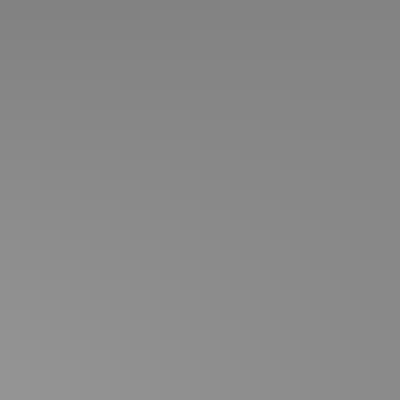
Frame 1 (no input)
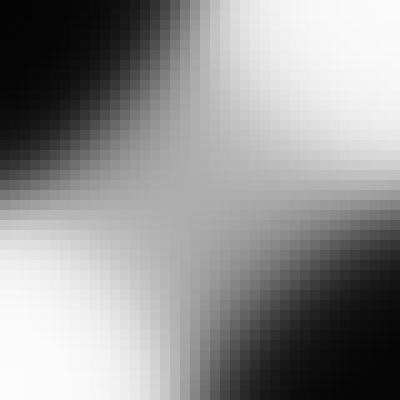
Frame 60 (no input)
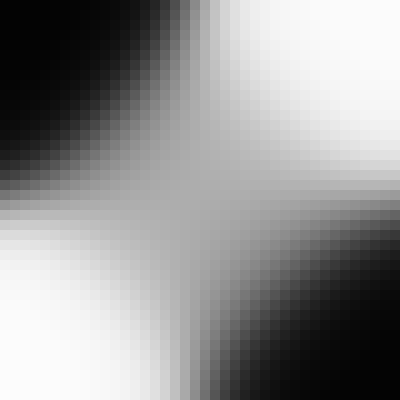
Frame 120 (the mouse pressed at the canvas centre since frame 60)

The p5.js sketch that drew these frames (run headless with seeded random() and noise() and a simulated clock; from frame 60 on, the mouse is pressed at the canvas centre):

// p5.js sketch
// ── sketch.js
let nn;
var lr_slider;
var training_data =[
  {
    inputs:[1,0],
    targets:[1]
  },
  {
    inputs:[0,1],
    targets:[1]
  },
  {
    inputs:[0,0],
    targets:[0]
  },
  {
    inputs:[1,1],
    targets:[0]
  }
]

function setup(){
    createCanvas(400,400);
    nn = new NeuronalNetwork(2,4,1);
    lr_slider = createSlider(0.01,0.5,0.1,0.01);
}

function draw(){
  background(0);
  for (var i = 0; i < 1000; i++) {
    let data = random(training_data);
    nn.train(data.inputs,data.targets);
  }

  nn.setLearningRate(lr_slider.value());

  let resolution = 10;
  let cols =  width /resolution;
  let rows = height / resolution;
  for (var i = 0; i < cols; i++) {
    for (var j = 0; j < rows; j++) {
      let x1 = i / cols;
      let x2 = j/ rows;
      let inputs= [x1,x2];
      let y = nn.predict(inputs);
      noStroke();
      fill(y*255)
      rect(i*resolution,j*resolution,resolution,resolution)
    }
  }


}

// ── main.js
var traning_data =[
  {
    inputs:[1,0],
    targets:[1]
  },
  {
    inputs:[0,1],
    targets:[1]
  },
  {
    inputs:[0,0],
    targets:[0]
  },
  {
    inputs:[1,1],
    targets:[0]
  }
]

function setup(){
 // let a =  new Matrix(2,3);
 // a.randomize().add(1).print();
 //
 // function dubleIt(x){
 //   return x * 2;
 // }
 //
 // a.map(dubleIt).print();

 // let b = new Matrix(3,2);
 // b.randomize().add(1);
 // a.print()
 // b.print()
 // let c =  Matrix.multiply(a,b);
 // c.print()

/*let a =  new Matrix(2,3);
  a.randomize();
 let b = a.transpose();
  console.table(a.data)
  console.table(b.data)*/


  let nn = new NeuronalNetwork(2,2,1);
  let inputs= [1,0];
  let target = [1];

  for (var i = 0; i < 50000; i++) {
     let data  = random(traning_data);
      nn.train(data.inputs,data.targets);
  }
  let test1 = nn.feedforward([1,0])
  let test2 = nn.feedforward([0,1])
  let test3 = nn.feedforward([1,1])
  let test4 = nn.feedforward([0,0])

  console.log(test1[0],"RND: ",Math.round(test1[0])," = ", 1);
  console.log(test2[0],"RND: ",Math.round(test2[0])," = ", 1);
  console.log(test3[0],"RND: ",Math.round(test3[0])," = ", 0);
  console.log(test4[0],"RND: ",Math.round(test4[0])," = ", 0);

}

function draw(){



}

// ── matrix.js

class Matrix{

  constructor(rows,cols){
    this.rows = rows;
    this.cols = cols;
    this.data = [];

    for (let i = 0; i < this.rows; i++) {
        this.data[i] = [];
      for (let j = 0; j < this.cols; j++) {
        this.data[i][j] = 0;
      }
    }
  }

  static fromArray(arr){
    let m = new Matrix(arr.length,1);
    for (var i = 0; i < arr.length; i++) {
      m.data[i][0] = arr[i];
    }
    return m;
  }

  static substract(a,b){
    let result = new Matrix(a.rows,a.cols);
    for (let i = 0; i < result.rows; i++) {
      for (let j = 0; j < result.cols; j++) {
        result.data[i][j] = a.data[i][j] - b.data[i][j];
      }
    }
    return result;
  }

  toArray(){
    let arr = [];
    for (let i = 0; i < this.rows; i++) {
      for (let j = 0; j < this.cols; j++) {
          arr.push(this.data[i][j]);
      }
    }
    return arr;
  }

  randomize(){
    for (let i = 0; i < this.rows; i++) {
      for (let j = 0; j < this.cols; j++) {
          this.data[i][j] =Math.random()* 2 -1 ;
      }
    }
    return this;
  }

  add(n){
    if(n instanceof Matrix){
      for (let i = 0; i < this.rows; i++) {
        for (let j = 0; j < this.cols; j++) {
            this.data[i][j] += n.data[i][j];
        }
      }
    }else{
      for (let i = 0; i < this.rows; i++) {
        for (let j = 0; j < this.cols; j++) {
            this.data[i][j] += n;
        }
      }
    }
    return this;
  }


  static transpose(matrix){
    let result = new Matrix(matrix.cols,matrix.rows);
    for (let i = 0; i < matrix.rows; i++) {
      for (let j = 0; j < matrix.cols; j++) {
          result.data[j][i] = matrix.data[i][j];
      }
    }
    return result;
  }

  multiply(n){
    if(n instanceof Matrix){
      for (var i = 0; i < this.rows; i++) {
        for (let j = 0; j < this.cols; j++) {
            this.data[i][j] *= n.data[i][j];
        }
      }
    }else{
      for (let i = 0; i < this.rows; i++) {
        for (let j = 0; j < this.cols; j++) {
            this.data[i][j] *= n;
        }
      }
    }
    return this;
  }

  static multiply(a,b){
    if(a.cols !== b.rows){
      console.log('Las columnas A no corresponden a las filas B');
      return undefined;
    }
    let result = new Matrix(a.rows,b.cols);
    for (let i = 0; i < result.rows; i++) {
        for (let j = 0; j < result.cols; j++) {
          let sum = 0;
            for (let k = 0; k < a.cols; k++) {
              sum += a.data[i][k] * b.data[k][j];
            }
            result.data[i][j] = sum;
        }
    }
    return result;
  }

  map(func){
    for (let i = 0; i < this.rows; i++) {
        for (let j = 0; j < this.cols; j++) {
          let val = this.data[i][j];
            this.data[i][j] = func(val,i,j);
        }
    }
    return this;
  }

  static map(matrix,func){
      let result = new Matrix(matrix.rows,matrix.cols);

      for (let i = 0; i < matrix.rows; i++) {
          for (let j = 0; j < matrix.cols; j++) {
            let val = matrix.data[i][j];
              result.data[i][j] = func(val,i,j);
          }
      }
      return result;
  }

  print(){
    console.table(this.data);
  }
}

// ── nn.js

class NeuronalNetwork{

  constructor(input_nodes,hidden_nodes,output_nodes){
    this.input_nodes = input_nodes;
    this.hidden_nodes =  hidden_nodes;
    this.output_nodes = output_nodes;

    this.weight_ih = new Matrix(this.hidden_nodes,this.input_nodes);
    this.weight_ho = new Matrix(this.output_nodes,this.hidden_nodes);
    this.weight_ih.randomize();
    this.weight_ho.randomize();

    this.bias_h = new Matrix(this.hidden_nodes,1);
    this.bias_o = new Matrix(this.output_nodes,1);
    this.bias_h.randomize();
    this.bias_o.randomize();
    this.lerning_rate =0.1;

  }


  setLearningRate(learning_rate) {
      this.learning_rate = learning_rate;
    }
  predict(input_array){
    let inputs = Matrix.fromArray(input_array);

    let hidden = Matrix.multiply(this.weight_ih,inputs);
    hidden.add(this.bias_h);
    hidden.map(this.sigmoid);

    let output = Matrix.multiply(this.weight_ho,hidden);
    output.add(this.bias_o);
    output.map(this.sigmoid);

    return output.toArray();
  }

  train(input_array,targets_array){
    let inputs = Matrix.fromArray(input_array);

    let hidden = Matrix.multiply(this.weight_ih,inputs);
    hidden.add(this.bias_h);
    hidden.map(this.sigmoid);

    let outputs = Matrix.multiply(this.weight_ho,hidden);
    outputs.add(this.bias_o);
    outputs.map(this.sigmoid);



    let targets = Matrix.fromArray(targets_array);

    let outputs_error = Matrix.substract(targets,outputs);

      let gradients = Matrix.map(outputs,this.dsigmoid);
      gradients.multiply(outputs_error);
      gradients.multiply(this.lerning_rate);



      let hidden_T = Matrix.transpose(hidden);
      let weight_ho_deltas = Matrix.multiply(gradients,hidden_T);

      this.weight_ho.add(weight_ho_deltas);
      this.bias_o.add(gradients)

    let who_t =Matrix.transpose(this.weight_ho);
    let hidden_erros =  Matrix.multiply(who_t,outputs_error);

    let hidden_gradient = Matrix.map(hidden,this.dsigmoid);
    hidden_gradient.multiply(hidden_erros);
    hidden_gradient.multiply(this.lerning_rate);

    let inputs_T = Matrix.transpose(inputs);
    let weight_ih_deltas = Matrix.multiply(hidden_gradient,inputs_T);

      this.weight_ih.add(weight_ih_deltas)
        this.bias_h.add(hidden_gradient)

    // outputs.print();
    // targets.print();
    // error.print();
  }

  sigmoid(x){
    return 1 /(1+ Math.exp(-x))
  }

  dsigmoid(y){
  //  return sigmoid(x) * (1 - sigmoid(x))
  return y *(1-y);

  }

}
